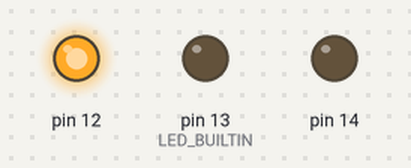
Recording of a sketch running on a simulated Arduino Uno, built with avr-gcc and run on an emulated ATmega328P. Parts: output pins drawn as LEDs (lit = HIGH).

Above: at 0.5 s.
At 2.5 s:
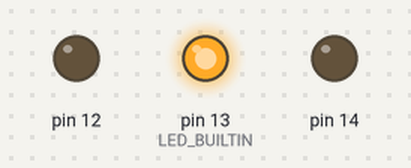
At 4.0 s:
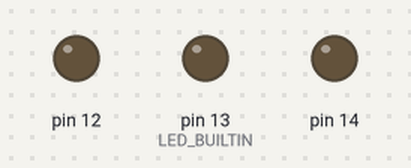
At 5.5 s:
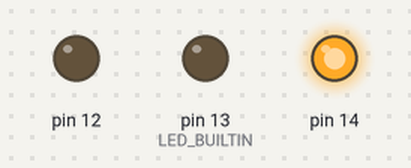
Timing chart, 0 to 9.1 s (numbered marks = the images above):
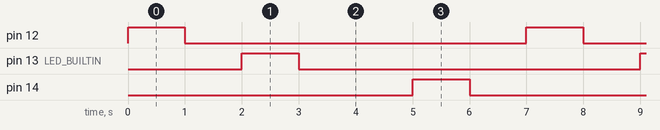

The sketch:

rgb.ino
```cpp
#define LED_BUILTIN 2

// the setup function runs once when you press reset or power the board
void setup() {
  // initialize digital pin LED_BUILTIN as an output.
  pinMode(12, OUTPUT);
  pinMode(13, OUTPUT);
  pinMode(14, OUTPUT);
}

// the loop function runs over and over again forever
void loop() {
  digitalWrite(12, HIGH);   // turn the LED on (HIGH is the voltage level)
  delay(1000);                       // wait for a second
  digitalWrite(12, LOW);    // turn the LED off by making the voltage LOW
  delay(1000);                       // wait for a second
  digitalWrite(13, HIGH);
   delay(1000);                       // wait for a second
  digitalWrite(13, LOW);    // turn the LED off by making the voltage LOW
  delay(1000);                       // wait for a second
   delay(1000);                       // wait for a second
   digitalWrite(14, HIGH);   // turn the LED on (HIGH is the voltage level)
  delay(1000);                       // wait for a second
  digitalWrite(14, LOW);    // turn the LED off by making the voltage LOW
  delay(1000);                       // wait for a second

}
```

Measured:
- by itself, pin 12, pin 13 (LED_BUILTIN), pin 14: alternates HIGH for 1.0 s and LOW for 6.0 s
- by itself, everything shown: repeats every 7.0 s, in 6 steps
